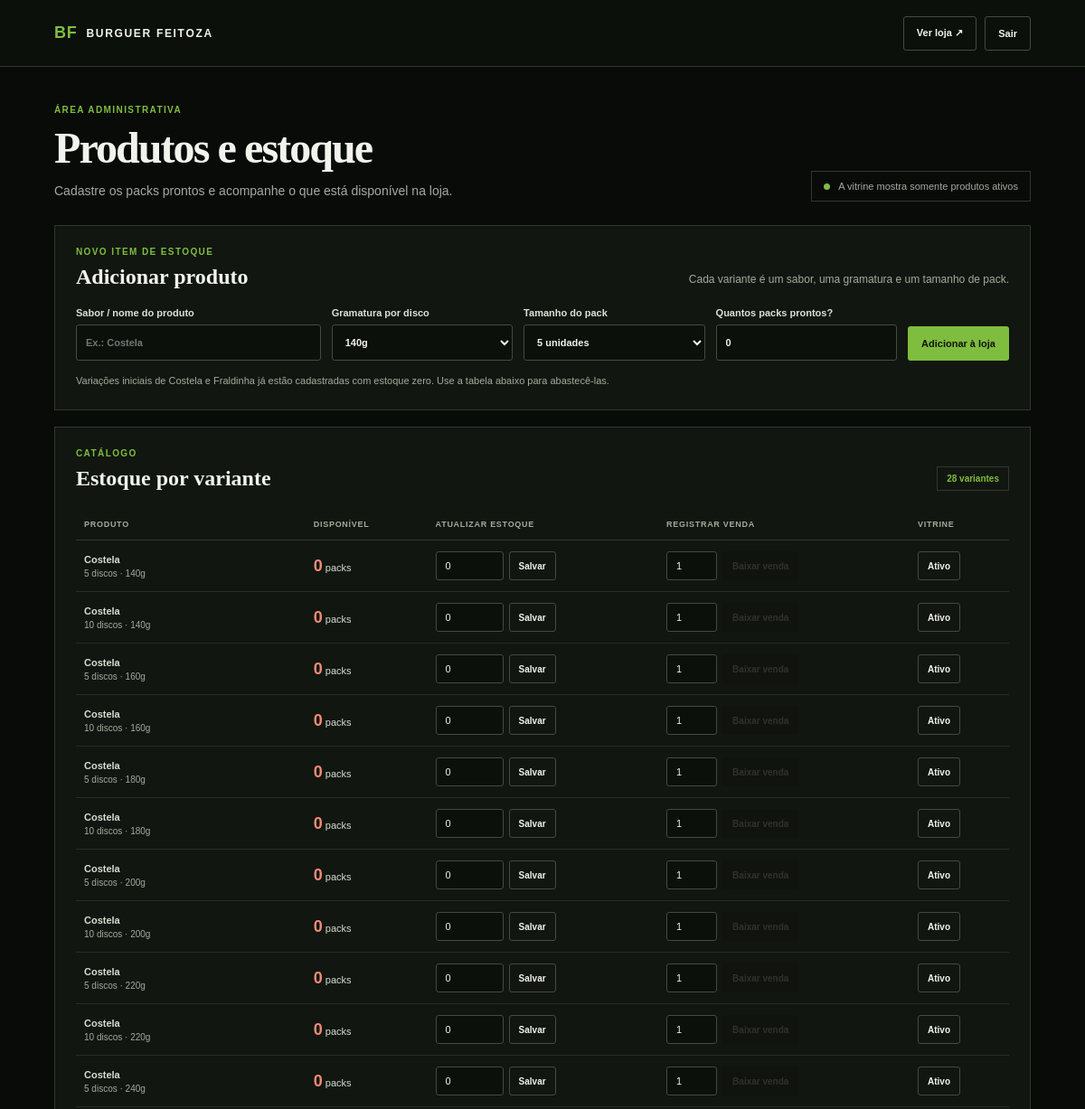
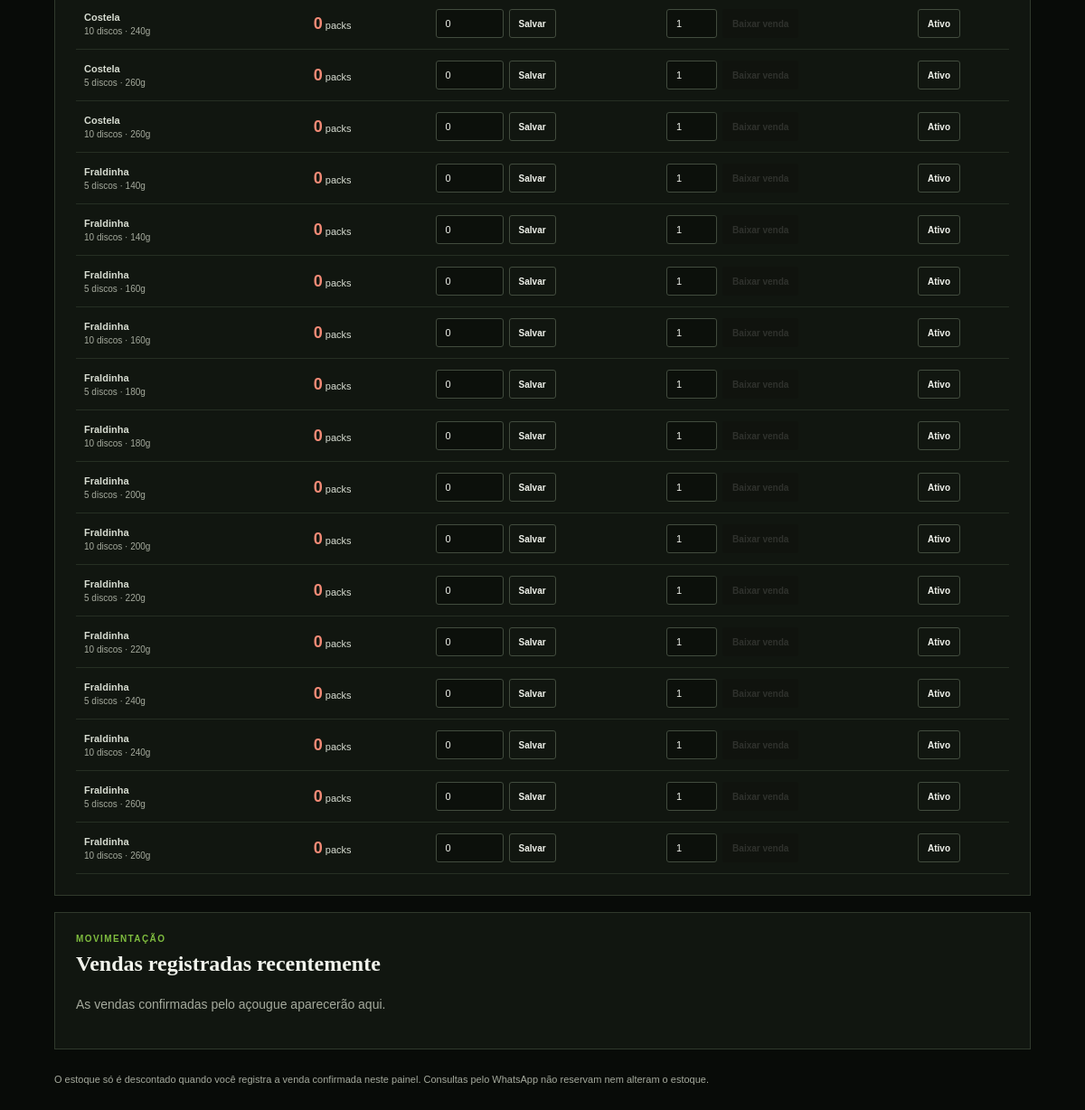
/admin (signed in), run on the app's committed database (2 pictures, top to bottom).
### tables this page shows
CREATE TABLE produtos (
                id INTEGER PRIMARY KEY AUTOINCREMENT,
                sabor TEXT NOT NULL,
                gramatura INTEGER NOT NULL CHECK (gramatura BETWEEN 140 AND 260),
                pack INTEGER NOT NULL CHECK (pack IN (5, 10)),
                estoque INTEGER NOT NULL DEFAULT 0 CHECK (estoque >= 0),
                ativo INTEGER NOT NULL DEFAULT 1 CHECK (ativo IN (0, 1)),
                UNIQUE (sabor, gramatura, pack)
            );

### app.py (the view)
@app.route("/admin", methods=["GET"])
@administrador_necessario
def painel_admin():
    banco = conectar_banco(app.config["DATABASE"])
    try:
        produtos = banco.execute(
            """
            SELECT id, sabor, gramatura, pack, estoque, ativo
            FROM produtos
            ORDER BY ativo DESC, sabor COLLATE NOCASE, gramatura, pack
            """
        ).fetchall()
        vendas = banco.execute(
            """
            SELECT v.quantidade, v.registrada_em, p.sabor, p.gramatura, p.pack
            FROM vendas v
            JOIN produtos p ON p.id = v.produto_id
            ORDER BY v.id DESC
            LIMIT 30
            """
        ).fetchall()
    finally:
        banco.close()
    return render_template(
        "admin.html",
        produtos=produtos,
        vendas=vendas,
        gramaturas=GRAMATURAS_PADRAO,
        tamanhos_pack=TAMANHOS_PACK_PADRAO,
    )

### app.py (called while the page is built)
def csrf_token():
    if "_csrf_token" not in session:
        session["_csrf_token"] = secrets.token_urlsafe(32)
    return session["_csrf_token"]

def administrador_necessario(funcao):
    @wraps(funcao)
    def protegida(*args, **kwargs):
        if not session.get("administrador_autenticado"):
            return redirect(url_for("login_admin"))
        return funcao(*args, **kwargs)
    return protegida

### inventory.py (called while the page is built)
def conectar_banco(caminho):
    os.makedirs(os.path.dirname(caminho) or ".", exist_ok=True)
    conexao = sqlite3.connect(caminho, timeout=10)
    conexao.row_factory = sqlite3.Row
    conexao.execute("PRAGMA foreign_keys = ON")
    conexao.execute("PRAGMA busy_timeout = 10000")
    return conexao

### templates/admin.html (shortened to what this page needs)
<!DOCTYPE html>
<html lang="pt-BR">
<head>
    <link rel="stylesheet" href="{{ url_for('static', filename='css/admin.css') }}?v=1">
</head>
<body>
    <header class="admin-header">
        <a class="admin-brand" href="/">BF <span>BURGUER FEITOZA</span></a>
        <div class="header-actions">
            <a class="button secondary" href="/" target="_blank" rel="noopener">Ver loja ↗</a>
            <form method="post" action="{{ url_for('sair_admin') }}">
                <button class="button secondary" type="submit">Sair</button>
            </form>
        </div>
    </header>
    <main class="admin-main">
        <section class="page-heading">
            <div>
                <p class="eyebrow">ÁREA ADMINISTRATIVA</p>
                <h1>Produtos e estoque</h1>
                <p class="muted">Cadastre os packs prontos e acompanhe o que está disponível na loja.</p>
            </div>
            <div class="stock-note"><span class="status-dot"></span> A vitrine mostra somente produtos ativos</div>
        </section>
        <section class="panel add-panel">
            <div class="panel-heading">
                <div><p class="eyebrow">NOVO ITEM DE ESTOQUE</p><h2>Adicionar produto</h2></div>
                <p class="muted">Cada variante é um sabor, uma gramatura e um tamanho de pack.</p>
            </div>
            <form class="product-form" method="post" action="{{ url_for('adicionar_produto') }}">
                <label>
                    Sabor / nome do produto
                    <input name="sabor" type="text" maxlength="40" placeholder="Ex.: Costela" required>
                </label>
                <label>
                    Gramatura por disco
                    <select name="gramatura" required>
                        {% for gramatura in gramaturas %}
                            <option value="{{ gramatura }}">{{ gramatura }}g</option>
                        {% endfor %}
                    </select>
                </label>
                <label>
                    Tamanho do pack
                    <select name="pack" required>
                        {% for tamanho in tamanhos_pack %}
                            <option value="{{ tamanho }}">{{ tamanho }} unidades</option>
                        {% endfor %}
                    </select>
                </label>
                <label>
                    Quantos packs prontos?
                    <input name="estoque" type="number" min="0" max="100000" value="0" required>
                </label>
                <button class="button primary" type="submit">Adicionar à loja</button>
            </form>
            <p class="help-text">Variações iniciais de Costela e Fraldinha já estão cadastradas com estoque zero. Use a tabela abaixo para abastecê-las.</p>
        </section>
        <section class="panel inventory-panel">
            <div class="panel-heading">
                <div><p class="eyebrow">CATÁLOGO</p><h2>Estoque por variante</h2></div>
                <span class="count-badge">{{ produtos|length }} variantes</span>
            </div>
            <div class="table-wrap">
                <table>
                    <thead><tr><th>Produto</th><th>Disponível</th><th>Atualizar estoque</th><th>Registrar venda</th><th>Vitrine</th></tr></thead>
                    <tbody>
                        {% for produto in produtos %}
                            <tr class="{{ 'inactive-row' if not produto.ativo else '' }}">
                                <td data-label="Produto">
                                    <strong>{{ produto.sabor }}</strong>
                                    <span class="variant-detail">{{ produto.pack }} discos · {{ produto.gramatura }}g</span>
                                </td>
                                <td data-label="Disponível"><span class="stock-number {{ 'out-of-stock' if produto.estoque == 0 else '' }}">{{ produto.estoque }}</span> packs</td>
                                <td data-label="Atualizar estoque">
                                    <form class="inline-form" method="post" action="{{ url_for('atualizar_estoque', produto_id=produto.id) }}">
                                        <input id="estoque-{{ produto.id }}" name="estoque" type="number" min="0" max="100000" value="{{ produto.estoque }}" required>
                                        <button class="button small secondary" type="submit">Salvar</button>
                                    </form>
                                </td>
                                <td data-label="Registrar venda">
                                    <form class="inline-form sale-form" method="post" action="{{ url_for('registrar_venda', produto_id=produto.id) }}">
                                        <input id="venda-{{ produto.id }}" name="quantidade" type="number" min="1" max="100000" value="1" required>
                                        <button class="button small sale-button" type="submit" {% if not produto.ativo or produto.estoque == 0 %}disabled{% endif %}>Baixar venda</button>
                                    </form>
                                </td>
                                <td data-label="Vitrine">
                                    <form method="post" action="{{ url_for('alterar_status_produto', produto_id=produto.id) }}">
                                        <button class="button small {{ 'secondary' if produto.ativo else 'primary' }}" type="submit">{{ 'Ativo' if produto.ativo else 'Oculto' }}</button>
                                    </form>
                                </td>
                            </tr>
                        {% else %}
                            <tr><td class="empty-table" colspan="5">Nenhum produto cadastrado.</td></tr>
                        {% endfor %}
                    </tbody>
                </table>
            </div>
        </section>
        <section class="panel sales-panel">
            <div class="panel-heading">
                <div><p class="eyebrow">MOVIMENTAÇÃO</p><h2>Vendas registradas recentemente</h2></div>
            </div>
            {% if vendas %}
                <div class="sales-list">
                    {% for venda in vendas %}
                        <div class="sale-row">
                            <span><strong>{{ venda.quantidade }} pack(s)</strong> · {{ venda.sabor }} · {{ venda.pack }} discos de {{ venda.gramatura }}g</span>
                            <time>{{ venda.registrada_em }}</time>
                        </div>
                    {% endfor %}
                </div>
            {% else %}
                <p class="muted">As vendas confirmadas pelo açougue aparecerão aqui.</p>
            {% endif %}
        </section>
        <p class="footer-note">O estoque só é descontado quando você registra a venda confirmada neste painel. Consultas pelo WhatsApp não reservam nem alteram o estoque.</p>
    </main>
</body>
</html>

### static/css/admin.css (style rules this page uses)
:root { color-scheme: dark; --bg: #080b08; --surface: #111610; --surface-raised: #171d15; --line: #30392c; --text: #f1f3ec; --muted: #a5aa9d; --green: #7fbd3f; --red: #f28a76; }
* { box-sizing: border-box; }
body { min-height: 100vh; margin: 0; background: var(--bg); color: var(--text); font-family: Arial, Helvetica, sans-serif; font-size: 14px; }
a { color: inherit; }
.admin-header { display: flex; min-height: 74px; align-items: center; justify-content: space-between; gap: 20px; padding: 12px max(calc((100vw - 1180px) / 2), 5vw); border-bottom: 1px solid var(--line); background: #0c100b; }
.admin-brand { display: inline-flex; align-items: center; gap: 10px; color: var(--green); font-size: 18px; font-weight: 900; letter-spacing: 0.04em; text-decoration: none; }
.admin-brand span { color: var(--text); font-size: 12px; letter-spacing: 0.14em; }
.header-actions { display: flex; align-items: center; gap: 9px; }
.header-actions form { margin: 0; }
.admin-main { width: min(1180px, 90%); margin: 0 auto; padding: 42px 0 65px; }
.page-heading, .panel-heading { display: flex; align-items: flex-end; justify-content: space-between; gap: 20px; }
.page-heading { margin-bottom: 26px; }
h1, h2, p { margin-top: 0; }
h1 { margin-bottom: 9px; font-family: Georgia, serif; font-size: clamp(34px, 5vw, 48px); font-weight: 600; letter-spacing: -0.04em; }
h2 { margin-bottom: 0; font-family: Georgia, serif; font-size: 24px; font-weight: 600; }
.eyebrow { margin-bottom: 9px; color: var(--green); font-size: 10px; font-weight: 800; letter-spacing: 0.14em; }
.muted, .help-text, .footer-note { color: var(--muted); line-height: 1.65; }
.page-heading .muted { margin-bottom: 0; }
.stock-note { padding: 10px 13px; border: 1px solid var(--line); color: var(--muted); font-size: 11px; }
.status-dot { display: inline-block; width: 7px; height: 7px; margin-right: 7px; border-radius: 50%; background: var(--green); }
.panel { margin: 18px 0; padding: 23px; border: 1px solid var(--line); background: var(--surface); }
.panel-heading { margin-bottom: 20px; }
.panel-heading .muted { max-width: 360px; margin-bottom: 0; font-size: 12px; }
.product-form { display: grid; grid-template-columns: 1.35fr 1fr 1fr 1fr auto; align-items: end; gap: 12px; }
label { display: grid; gap: 7px; color: #dce1d6; font-size: 11px; font-weight: 700; }
input, select { width: 100%; height: 40px; padding: 0 10px; border: 1px solid #424c3e; border-radius: 3px; outline: none; background: #0c100b; color: var(--text); font: inherit; }
.button { display: inline-flex; min-height: 38px; align-items: center; justify-content: center; padding: 0 14px; border: 1px solid transparent; border-radius: 3px; cursor: pointer; font: inherit; font-size: 11px; font-weight: 800; text-decoration: none; transition: 0.2s ease; }
.button.primary { background: var(--green); color: #10140b; }
.button.secondary { border-color: #424c3e; background: transparent; color: var(--text); }
.button.small { min-height: 32px; padding: 0 10px; font-size: 10px; }
.button:disabled { cursor: not-allowed; opacity: 0.42; }
.help-text { margin: 13px 0 0; font-size: 11px; }
.count-badge { padding: 7px 10px; border: 1px solid var(--line); color: var(--green); font-size: 10px; font-weight: 700; }
.table-wrap { overflow-x: auto; }
table { width: 100%; border-collapse: collapse; text-align: left; }
th { padding: 12px 9px; border-bottom: 1px solid var(--line); color: var(--muted); font-size: 9px; letter-spacing: 0.08em; text-transform: uppercase; }
td { padding: 12px 9px; border-bottom: 1px solid rgba(48, 57, 44, 0.7); color: #d8ddd2; font-size: 11px; white-space: nowrap; }
td:first-child { min-width: 150px; }
td:first-child strong, .variant-detail { display: block; }
.variant-detail { margin-top: 4px; color: var(--muted); font-size: 10px; }
.stock-number { color: var(--green); font-size: 18px; font-weight: 800; }
.stock-number.out-of-stock { color: var(--red); }
.inline-form { display: flex; align-items: center; gap: 6px; }
.inline-form input { width: 75px; height: 32px; }
.sale-form input { width: 56px; }
.footer-note { margin: 24px 0 0; font-size: 11px; }

### data on the page
produtos: sabor "Costela", pack "5", gramatura "140", estoque "0", quantidade "1", ativo "Ativo"
produtos: sabor "Costela", pack "10", gramatura "140", estoque "0", ativo "Ativo"
produtos: sabor "Costela", pack "5", gramatura "160", estoque "0", ativo "Ativo"
produtos: sabor "Costela", pack "10", gramatura "160", estoque "0", ativo "Ativo"
produtos: sabor "Costela", pack "5", gramatura "180", estoque "0", ativo "Ativo"
produtos: sabor "Costela", pack "10", gramatura "180", estoque "0", ativo "Ativo"
produtos: sabor "Costela", pack "5", gramatura "200", estoque "0", ativo "Ativo"
produtos: sabor "Costela", pack "10", gramatura "200", estoque "0", ativo "Ativo"
produtos: sabor "Costela", pack "5", gramatura "220", estoque "0", ativo "Ativo"
produtos: sabor "Costela", pack "10", gramatura "220", estoque "0", ativo "Ativo"
produtos: sabor "Costela", pack "5", gramatura "240", estoque "0", ativo "Ativo"
produtos: sabor "Costela", pack "10", gramatura "240", estoque "0", ativo "Ativo"
produtos: sabor "Costela", pack "5", gramatura "260", estoque "0", ativo "Ativo"
produtos: sabor "Costela", pack "10", gramatura "260", estoque "0", ativo "Ativo"
produtos: sabor "Fraldinha", pack "5", gramatura "140", estoque "0", ativo "Ativo"
produtos: sabor "Fraldinha", pack "10", gramatura "140", estoque "0", ativo "Ativo"
produtos: sabor "Fraldinha", pack "5", gramatura "160", estoque "0", ativo "Ativo"
produtos: sabor "Fraldinha", pack "10", gramatura "160", estoque "0", ativo "Ativo"
produtos: sabor "Fraldinha", pack "5", gramatura "180", estoque "0", ativo "Ativo"
produtos: sabor "Fraldinha", pack "10", gramatura "180", estoque "0", ativo "Ativo"
produtos: sabor "Fraldinha", pack "5", gramatura "200", estoque "0", ativo "Ativo"
produtos: sabor "Fraldinha", pack "10", gramatura "200", estoque "0", ativo "Ativo"
produtos: sabor "Fraldinha", pack "5", gramatura "220", estoque "0", ativo "Ativo"
produtos: sabor "Fraldinha", pack "10", gramatura "220", estoque "0", ativo "Ativo"
produtos: sabor "Fraldinha", pack "5", gramatura "240", estoque "0", ativo "Ativo"
produtos: sabor "Fraldinha", pack "10", gramatura "240", estoque "0", ativo "Ativo"
produtos: sabor "Fraldinha", pack "5", gramatura "260", estoque "0", ativo "Ativo"
produtos: sabor "Fraldinha", pack "10", gramatura "260", estoque "0", ativo "Ativo"

### other printed values
{{ produtos|length }} "28"
form field gramatura "140g"
form field pack "5 unidades"
